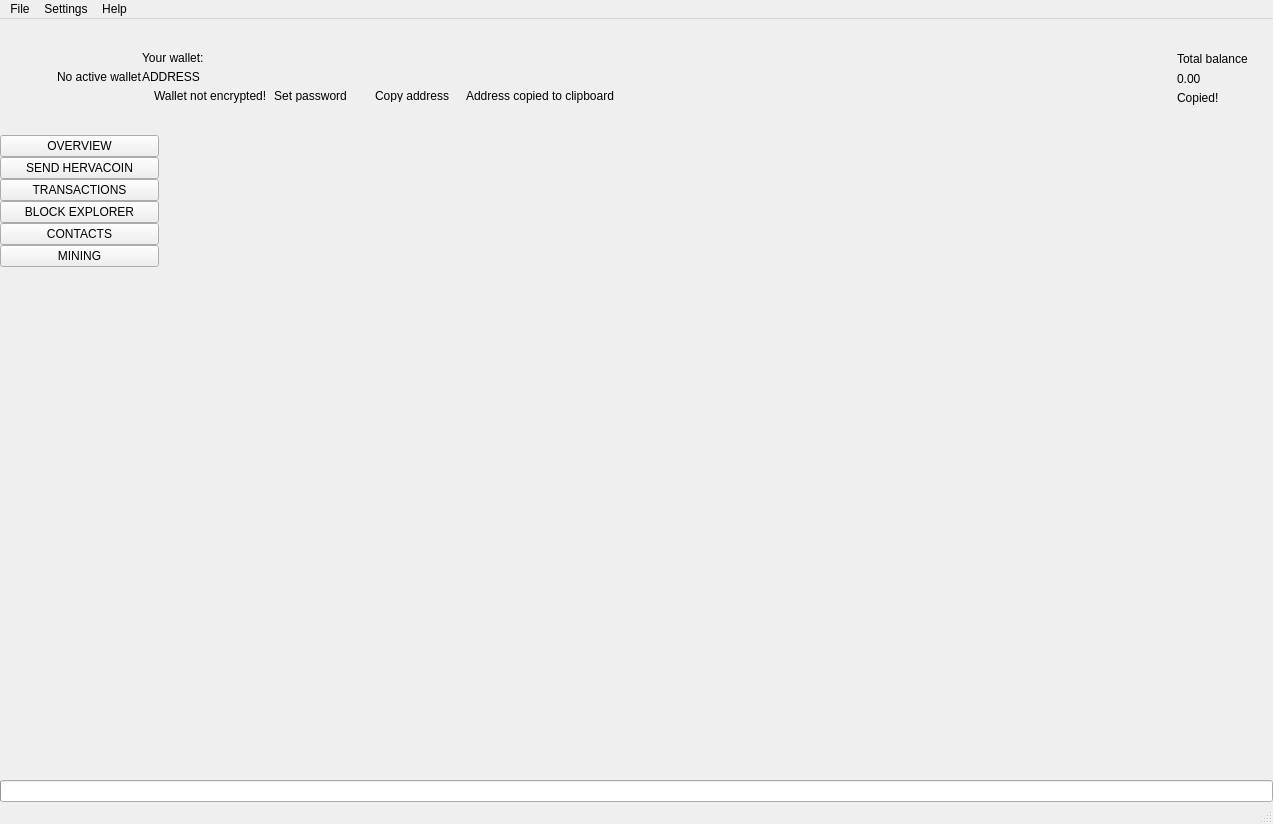
 <widget class="QMainWindow" name="MainWindow">
  <property name="geometry">
   <rect>
    <x>0</x>
    <y>0</y>
    <width>1273</width>
    <height>824</height>
   </rect>
  </property>
  <property name="sizePolicy">
   <sizepolicy hsizetype="Preferred" vsizetype="Preferred">
    <horstretch>0</horstretch>
    <verstretch>0</verstretch>
   </sizepolicy>
  </property>
  <property name="minimumSize">
   <size>
    <width>1260</width>
    <height>600</height>
   </size>
  </property>
  <property name="maximumSize">
   <size>
    <width>16777215</width>
    <height>16777215</height>
   </size>
  </property>
  <property name="windowTitle">
   <string>MainWindow</string>
  </property>
  <property name="windowIcon">
   <iconset>
    <normaloff>:/images/turtlecoin</normaloff>:/images/turtlecoin</iconset>
  </property>
  <widget class="QWidget" name="centralwidget">
   <layout class="QVBoxLayout" name="verticalLayout_2">
    <property name="spacing">
     <number>0</number>
    </property>
    <property name="leftMargin">
     <number>0</number>
    </property>
    <property name="topMargin">
     <number>0</number>
    </property>
    <property name="rightMargin">
     <number>0</number>
    </property>
    <property name="bottomMargin">
     <number>0</number>
    </property>
    <item>
     <widget class="QFrame" name="m_headerFrame">
      <property name="minimumSize">
       <size>
        <width>0</width>
        <height>116</height>
       </size>
      </property>
      <property name="maximumSize">
       <size>
        <width>16777215</width>
        <height>116</height>
       </size>
      </property>
      <property name="frameShape">
       <enum>QFrame::NoFrame</enum>
      </property>
      <property name="frameShadow">
       <enum>QFrame::Raised</enum>
      </property>
      <layout class="QHBoxLayout" name="horizontalLayout_3">
       <property name="spacing">
        <number>0</number>
       </property>
       <property name="leftMargin">
        <number>0</number>
       </property>
       <property name="topMargin">
        <number>0</number>
       </property>
       <property name="rightMargin">
        <number>25</number>
       </property>
       <property name="bottomMargin">
        <number>0</number>
       </property>
       <item>
        <spacer name="horizontalSpacer_2">
         <property name="orientation">
          <enum>Qt::Horizontal</enum>
         </property>
         <property name="sizeType">
          <enum>QSizePolicy::Fixed</enum>
         </property>
         <property name="sizeHint" stdset="0">
          <size>
           <width>30</width>
           <height>20</height>
          </size>
         </property>
        </spacer>
       </item>
       <item>
        <widget class="QLabel" name="m_logoLabel">
         <property name="text">
          <string/>
         </property>
        </widget>
       </item>
       <item>
        <spacer name="horizontalSpacer_5">
         <property name="orientation">
          <enum>Qt::Horizontal</enum>
         </property>
         <property name="sizeType">
          <enum>QSizePolicy::Fixed</enum>
         </property>
         <property name="sizeHint" stdset="0">
          <size>
           <width>20</width>
           <height>20</height>
          </size>
         </property>
        </spacer>
       </item>
       <item>
        <widget class="WalletGui::WalletSmallGrayTextLabel" name="m_noWalletLabel">
         <property name="text">
          <string>No active wallet</string>
         </property>
        </widget>
       </item>
       <item>
        <widget class="QFrame" name="m_walletFrame">
         <property name="frameShape">
          <enum>QFrame::NoFrame</enum>
         </property>
         <property name="frameShadow">
          <enum>QFrame::Raised</enum>
         </property>
         <layout class="QVBoxLayout" name="verticalLayout_3">
          <property name="spacing">
           <number>5</number>
          </property>
          <property name="leftMargin">
           <number>0</number>
          </property>
          <property name="topMargin">
           <number>0</number>
          </property>
          <property name="rightMargin">
           <number>0</number>
          </property>
          <property name="bottomMargin">
           <number>0</number>
          </property>
          <item>
           <spacer name="verticalSpacer_3">
            <property name="orientation">
             <enum>Qt::Vertical</enum>
            </property>
            <property name="sizeType">
             <enum>QSizePolicy::Minimum</enum>
            </property>
            <property name="sizeHint" stdset="0">
             <size>
              <width>20</width>
              <height>40</height>
             </size>
            </property>
           </spacer>
          </item>
          <item>
           <widget class="WalletGui::WalletSmallGrayTextLabel" name="m_walletLabel">
            <property name="text">
             <string>Your wallet:</string>
            </property>
            <property name="indent">
             <number>0</number>
            </property>
           </widget>
          </item>
          <item>
           <widget class="QLabel" name="m_addressLabel">
            <property name="sizePolicy">
             <sizepolicy hsizetype="Preferred" vsizetype="Preferred">
              <horstretch>0</horstretch>
              <verstretch>0</verstretch>
             </sizepolicy>
            </property>
            <property name="cursor">
             <cursorShape>PointingHandCursor</cursorShape>
            </property>
            <property name="toolTip">
             <string>Click to copy</string>
            </property>
            <property name="text">
             <string>ADDRESS</string>
            </property>
            <property name="indent">
             <number>0</number>
            </property>
           </widget>
          </item>
          <item>
           <layout class="QHBoxLayout" name="horizontalLayout_2">
            <property name="spacing">
             <number>0</number>
            </property>
            <item alignment="Qt::AlignTop">
             <widget class="QFrame" name="m_notEncryptedFrame">
              <property name="frameShape">
               <enum>QFrame::NoFrame</enum>
              </property>
              <property name="frameShadow">
               <enum>QFrame::Raised</enum>
              </property>
              <layout class="QHBoxLayout" name="horizontalLayout_4">
               <property name="spacing">
                <number>0</number>
               </property>
               <property name="leftMargin">
                <number>0</number>
               </property>
               <property name="topMargin">
                <number>0</number>
               </property>
               <property name="rightMargin">
                <number>0</number>
               </property>
               <property name="bottomMargin">
                <number>0</number>
               </property>
               <item alignment="Qt::AlignVCenter">
                <widget class="QLabel" name="m_notEncryptedIconLabel">
                 <property name="text">
                  <string/>
                 </property>
                 <property name="pixmap">
                  <pixmap resource="../../resources.qrc">:/icons/lock_open_gray</pixmap>
                 </property>
                 <property name="alignment">
                  <set>Qt::AlignLeading|Qt::AlignLeft|Qt::AlignVCenter</set>
                 </property>
                </widget>
               </item>
               <item>
                <spacer name="horizontalSpacer_11">
                 <property name="orientation">
                  <enum>Qt::Horizontal</enum>
                 </property>
                 <property name="sizeType">
                  <enum>QSizePolicy::Fixed</enum>
                 </property>
                 <property name="sizeHint" stdset="0">
                  <size>
                   <width>5</width>
                   <height>3</height>
                  </size>
                 </property>
                </spacer>
               </item>
               <item alignment="Qt::AlignVCenter">
                <widget class="WalletGui::WalletTinyGrayTextLabel" name="m_notEncryptedTextLabel">
                 <property name="text">
                  <string>Wallet not encrypted!</string>
                 </property>
                 <property name="alignment">
                  <set>Qt::AlignLeading|Qt::AlignLeft|Qt::AlignVCenter</set>
                 </property>
                </widget>
               </item>
               <item>
                <spacer name="horizontalSpacer_9">
                 <property name="orientation">
                  <enum>Qt::Horizontal</enum>
                 </property>
                 <property name="sizeType">
                  <enum>QSizePolicy::Fixed</enum>
                 </property>
                 <property name="sizeHint" stdset="0">
                  <size>
                   <width>3</width>
                   <height>3</height>
                  </size>
                 </property>
                </spacer>
               </item>
               <item alignment="Qt::AlignVCenter">
                <widget class="WalletGui::WalletTinyLinkLikeButton" name="m_encryptButton">
                 <property name="sizePolicy">
                  <sizepolicy hsizetype="Minimum" vsizetype="Minimum">
                   <horstretch>0</horstretch>
                   <verstretch>0</verstretch>
                  </sizepolicy>
                 </property>
                 <property name="minimumSize">
                  <size>
                   <width>0</width>
                   <height>3</height>
                  </size>
                 </property>
                 <property name="cursor">
                  <cursorShape>PointingHandCursor</cursorShape>
                 </property>
                 <property name="text">
                  <string>Set password</string>
                 </property>
                 <property name="flat">
                  <bool>true</bool>
                 </property>
                </widget>
               </item>
               <item>
                <spacer name="horizontalSpacer_10">
                 <property name="orientation">
                  <enum>Qt::Horizontal</enum>
                 </property>
                 <property name="sizeType">
                  <enum>QSizePolicy::Fixed</enum>
                 </property>
                 <property name="sizeHint" stdset="0">
                  <size>
                   <width>20</width>
                   <height>3</height>
                  </size>
                 </property>
                </spacer>
               </item>
              </layout>
             </widget>
            </item>
            <item alignment="Qt::AlignVCenter">
             <widget class="WalletGui::WalletTinyLinkLikeButton" name="m_copyAddressButton">
              <property name="sizePolicy">
               <sizepolicy hsizetype="Minimum" vsizetype="Minimum">
                <horstretch>0</horstretch>
                <verstretch>0</verstretch>
               </sizepolicy>
              </property>
              <property name="minimumSize">
               <size>
                <width>0</width>
                <height>3</height>
               </size>
              </property>
              <property name="cursor">
               <cursorShape>PointingHandCursor</cursorShape>
              </property>
              <property name="focusPolicy">
               <enum>Qt::NoFocus</enum>
              </property>
              <property name="autoFillBackground">
               <bool>true</bool>
              </property>
              <property name="text">
               <string>Copy address</string>
              </property>
              <property name="flat">
               <bool>true</bool>
              </property>
             </widget>
            </item>
            <item>
             <spacer name="horizontalSpacer_7">
              <property name="orientation">
               <enum>Qt::Horizontal</enum>
              </property>
              <property name="sizeType">
               <enum>QSizePolicy::Fixed</enum>
              </property>
              <property name="sizeHint" stdset="0">
               <size>
                <width>13</width>
                <height>3</height>
               </size>
              </property>
             </spacer>
            </item>
            <item alignment="Qt::AlignVCenter">
             <widget class="WalletGui::CopyMagicLabel" name="m_copyAddressLabel">
              <property name="text">
               <string>Address copied to clipboard</string>
              </property>
              <property name="alignment">
               <set>Qt::AlignLeading|Qt::AlignLeft|Qt::AlignVCenter</set>
              </property>
             </widget>
            </item>
            <item>
             <spacer name="horizontalSpacer">
              <property name="orientation">
               <enum>Qt::Horizontal</enum>
              </property>
              <property name="sizeHint" stdset="0">
               <size>
                <width>40</width>
                <height>3</height>
               </size>
              </property>
             </spacer>
            </item>
           </layout>
          </item>
          <item>
           <spacer name="verticalSpacer_2">
            <property name="orientation">
             <enum>Qt::Vertical</enum>
            </property>
            <property name="sizeType">
             <enum>QSizePolicy::Minimum</enum>
            </property>
            <property name="sizeHint" stdset="0">
             <size>
              <width>20</width>
              <height>40</height>
             </size>
            </property>
           </spacer>
          </item>
         </layout>
        </widget>
       </item>
       <item>
        <spacer name="horizontalSpacer_3">
         <property name="orientation">
          <enum>Qt::Horizontal</enum>
         </property>
         <property name="sizeType">
          <enum>QSizePolicy::Expanding</enum>
         </property>
         <property name="sizeHint" stdset="0">
          <size>
           <width>34</width>
           <height>20</height>
          </size>
         </property>
        </spacer>
       </item>
       <item>
        <spacer name="horizontalSpacer_8">
         <property name="orientation">
          <enum>Qt::Horizontal</enum>
         </property>
         <property name="sizeType">
          <enum>QSizePolicy::Fixed</enum>
         </property>
         <property name="sizeHint" stdset="0">
          <size>
           <width>34</width>
           <height>20</height>
          </size>
         </property>
        </spacer>
       </item>
       <item alignment="Qt::AlignRight|Qt::AlignVCenter">
        <widget class="QFrame" name="m_balanceFrame">
         <layout class="QGridLayout" name="gridLayout">
          <property name="leftMargin">
           <number>0</number>
          </property>
          <property name="topMargin">
           <number>30</number>
          </property>
          <property name="rightMargin">
           <number>0</number>
          </property>
          <property name="bottomMargin">
           <number>0</number>
          </property>
          <property name="verticalSpacing">
           <number>3</number>
          </property>
          <item row="0" column="2">
           <layout class="QVBoxLayout" name="verticalLayout_4">
            <item>
             <widget class="QLabel" name="m_balanceTextLabel">
              <property name="text">
               <string>Total balance</string>
              </property>
             </widget>
            </item>
            <item>
             <widget class="QLabel" name="m_balanceLabel">
              <property name="cursor">
               <cursorShape>PointingHandCursor</cursorShape>
              </property>
              <property name="toolTip">
               <string>Click to copy</string>
              </property>
              <property name="text">
               <string>0.00</string>
              </property>
             </widget>
            </item>
           </layout>
          </item>
          <item row="1" column="2">
           <widget class="WalletGui::CopyMagicLabel" name="m_balanceCopyLabel">
            <property name="text">
             <string>Copied!</string>
            </property>
           </widget>
          </item>
          <item row="0" column="1">
           <spacer name="horizontalSpacer_6">
            <property name="orientation">
             <enum>Qt::Horizontal</enum>
            </property>
            <property name="sizeType">
             <enum>QSizePolicy::Fixed</enum>
            </property>
            <property name="sizeHint" stdset="0">
             <size>
              <width>2</width>
              <height>39</height>
             </size>
            </property>
           </spacer>
          </item>
          <item row="2" column="2">
           <spacer name="verticalSpacer_5">
            <property name="orientation">
             <enum>Qt::Vertical</enum>
            </property>
            <property name="sizeType">
             <enum>QSizePolicy::Expanding</enum>
            </property>
            <property name="sizeHint" stdset="0">
             <size>
              <width>20</width>
              <height>50</height>
             </size>
            </property>
           </spacer>
          </item>
          <item row="0" column="0">
           <widget class="QLabel" name="m_balanceIconLabel">
            <property name="text">
             <string/>
            </property>
            <property name="pixmap">
             <pixmap resource="../../resources.qrc">:/icons/total_balance</pixmap>
            </property>
           </widget>
          </item>
         </layout>
        </widget>
       </item>
      </layout>
     </widget>
    </item>
    <item>
     <layout class="QHBoxLayout" name="horizontalLayout" stretch="0,0,0,0,0,0,0,0">
      <property name="spacing">
       <number>0</number>
      </property>
      <item>
       <widget class="QFrame" name="m_toolFrame">
        <property name="frameShape">
         <enum>QFrame::NoFrame</enum>
        </property>
        <property name="frameShadow">
         <enum>QFrame::Plain</enum>
        </property>
        <property name="lineWidth">
         <number>0</number>
        </property>
        <layout class="QVBoxLayout" name="verticalLayout">
         <property name="spacing">
          <number>0</number>
         </property>
         <property name="leftMargin">
          <number>0</number>
         </property>
         <property name="topMargin">
          <number>0</number>
         </property>
         <property name="rightMargin">
          <number>0</number>
         </property>
         <property name="bottomMargin">
          <number>0</number>
         </property>
         <item>
          <widget class="QPushButton" name="m_overviewButton">
           <property name="sizePolicy">
            <sizepolicy hsizetype="Minimum" vsizetype="Fixed">
             <horstretch>0</horstretch>
             <verstretch>0</verstretch>
            </sizepolicy>
           </property>
           <property name="focusPolicy">
            <enum>Qt::NoFocus</enum>
           </property>
           <property name="text">
            <string>OVERVIEW</string>
           </property>
           <property name="checkable">
            <bool>true</bool>
           </property>
           <attribute name="buttonGroup">
            <string notr="true">m_toolButtonGroup</string>
           </attribute>
          </widget>
         </item>
         <item>
          <widget class="QPushButton" name="m_sendButton">
           <property name="sizePolicy">
            <sizepolicy hsizetype="Minimum" vsizetype="Fixed">
             <horstretch>0</horstretch>
             <verstretch>0</verstretch>
            </sizepolicy>
           </property>
           <property name="focusPolicy">
            <enum>Qt::NoFocus</enum>
           </property>
           <property name="text">
            <string>SEND HERVACOIN</string>
           </property>
           <property name="checkable">
            <bool>true</bool>
           </property>
           <attribute name="buttonGroup">
            <string notr="true">m_toolButtonGroup</string>
           </attribute>
          </widget>
         </item>
         <item>
          <widget class="QPushButton" name="m_transactionsButton">
           <property name="sizePolicy">
            <sizepolicy hsizetype="Minimum" vsizetype="Fixed">
             <horstretch>0</horstretch>
             <verstretch>0</verstretch>
            </sizepolicy>
           </property>
           <property name="focusPolicy">
            <enum>Qt::NoFocus</enum>
           </property>
           <property name="text">
            <string>TRANSACTIONS</string>
           </property>
           <property name="checkable">
            <bool>true</bool>
           </property>
           <attribute name="buttonGroup">
            <string notr="true">m_toolButtonGroup</string>
           </attribute>
          </widget>
         </item>
         <item>
          <widget class="QPushButton" name="m_blockExplorerButton">
           <property name="focusPolicy">
            <enum>Qt::NoFocus</enum>
           </property>
           <property name="text">
            <string>BLOCK EXPLORER</string>
           </property>
           <property name="checkable">
            <bool>true</bool>
           </property>
           <attribute name="buttonGroup">
            <string notr="true">m_toolButtonGroup</string>
           </attribute>
          </widget>
         </item>
         <item>
          <widget class="QPushButton" name="m_addressBookButton">
           <property name="sizePolicy">
            <sizepolicy hsizetype="Minimum" vsizetype="Fixed">
             <horstretch>0</horstretch>
             <verstretch>0</verstretch>
            </sizepolicy>
           </property>
           <property name="focusPolicy">
            <enum>Qt::NoFocus</enum>
           </property>
           <property name="text">
            <string>CONTACTS</string>
           </property>
           <property name="checkable">
            <bool>true</bool>
           </property>
           <attribute name="buttonGroup">
            <string notr="true">m_toolButtonGroup</string>
           </attribute>
          </widget>
         </item>
         <item>
          <widget class="QPushButton" name="m_miningButton">
           <property name="focusPolicy">
            <enum>Qt::NoFocus</enum>
           </property>
           <property name="text">
            <string>MINING</string>
           </property>
           <property name="checkable">
            <bool>true</bool>
           </property>
           <attribute name="buttonGroup">
            <string notr="true">m_toolButtonGroup</string>
           </attribute>
          </widget>
         </item>
         <item>
          <spacer name="verticalSpacer">
           <property name="orientation">
            <enum>Qt::Vertical</enum>
           </property>
           <property name="sizeHint" stdset="0">
            <size>
             <width>20</width>
             <height>40</height>
            </size>
           </property>
          </spacer>
         </item>
        </layout>
       </widget>
      </item>
      <item>
       <widget class="WalletGui::OverviewFrame" name="m_overviewFrame">
        <property name="frameShape">
         <enum>QFrame::NoFrame</enum>
        </property>
        <property name="frameShadow">
         <enum>QFrame::Raised</enum>
        </property>
       </widget>
      </item>
      <item>
       <widget class="WalletGui::SendFrame" name="m_sendFrame">
        <property name="frameShape">
         <enum>QFrame::NoFrame</enum>
        </property>
        <property name="frameShadow">
         <enum>QFrame::Raised</enum>
        </property>
       </widget>
      </item>
      <item>
       <widget class="WalletGui::TransactionsFrame" name="m_transactionsFrame">
        <property name="frameShape">
         <enum>QFrame::NoFrame</enum>
        </property>
        <property name="frameShadow">
         <enum>QFrame::Raised</enum>
        </property>
       </widget>
      </item>
      <item>
       <widget class="WalletGui::AddressBookFrame" name="m_addressBookFrame">
        <property name="frameShape">
         <enum>QFrame::NoFrame</enum>
        </property>
        <property name="frameShadow">
         <enum>QFrame::Raised</enum>
        </property>
       </widget>
      </item>
      <item>
       <widget class="WalletGui::NoWalletFrame" name="m_noWalletFrame">
        <property name="frameShape">
         <enum>QFrame::NoFrame</enum>
        </property>
        <property name="frameShadow">
         <enum>QFrame::Raised</enum>
        </property>
       </widget>
      </item>
      <item>
       <widget class="WalletGui::BlockExplorerFrame" name="m_blockExplorerFrame">
        <property name="frameShape">
         <enum>QFrame::NoFrame</enum>
        </property>
        <property name="frameShadow">
         <enum>QFrame::Raised</enum>
        </property>
       </widget>
      </item>
      <item>
       <widget class="WalletGui::MiningFrame" name="m_miningFrame">
        <property name="frameShape">
         <enum>QFrame::NoFrame</enum>
        </property>
        <property name="frameShadow">
         <enum>QFrame::Raised</enum>
        </property>
       </widget>
      </item>
     </layout>
    </item>
    <item>
     <widget class="QProgressBar" name="m_syncProgress">
      <property name="maximum">
       <number>100</number>
      </property>
      <property name="value">
       <number>0</number>
      </property>
      <property name="textVisible">
       <bool>false</bool>
      </property>
     </widget>
    </item>
   </layout>
  </widget>
  <widget class="QMenuBar" name="menubar">
   <property name="geometry">
    <rect>
     <x>0</x>
     <y>0</y>
     <width>1273</width>
     <height>21</height>
    </rect>
   </property>
   <widget class="QMenu" name="menuFile">
    <property name="title">
     <string>File</string>
    </property>
    <addaction name="m_createWalletAction"/>
    <addaction name="m_openWalletAction"/>
    <addaction name="m_recentWalletsAction"/>
    <addaction name="m_backupWalletAction"/>
    <addaction name="m_saveKeysAction"/>
    <addaction name="m_resetAction"/>
    <addaction name="m_importKeyAction"/>
    <addaction name="m_exportKeyAction"/>
    <addaction name="m_exportTrackingKeyAction"/>
    <addaction name="m_exitAction"/>
   </widget>
   <widget class="QMenu" name="menuSettings">
    <property name="title">
     <string>Settings</string>
    </property>
    <widget class="QMenu" name="menuThemes">
     <property name="title">
      <string>Themes</string>
     </property>
    </widget>
    <addaction name="m_encryptWalletAction"/>
    <addaction name="m_changePasswordAction"/>
    <addaction name="separator"/>
    <addaction name="m_autostartAction"/>
    <addaction name="m_minimizeToTrayAction"/>
    <addaction name="m_closeToTrayAction"/>
    <addaction name="separator"/>
    <addaction name="m_preferencesAction"/>
    <addaction name="menuThemes"/>
   </widget>
   <widget class="QMenu" name="menuHelp">
    <property name="title">
     <string>Help</string>
    </property>
    <addaction name="m_communityForumAction"/>
    <addaction name="m_reportIssueAction"/>
    <addaction name="m_aboutTurtleCoinAction"/>
    <addaction name="m_aboutQtAction"/>
   </widget>
   <addaction name="menuFile"/>
   <addaction name="menuSettings"/>
   <addaction name="menuHelp"/>
  </widget>
  <widget class="WalletGui::WalletStatusBar" name="statusBar"/>
  <action name="m_exitAction">
   <property name="checkable">
    <bool>false</bool>
   </property>
   <property name="enabled">
    <bool>true</bool>
   </property>
   <property name="text">
    <string>Exit</string>
   </property>
   <property name="shortcut">
    <string>Ctrl+Q</string>
   </property>
  </action>
  <action name="m_createWalletAction">
   <property name="enabled">
    <bool>true</bool>
   </property>
   <property name="text">
    <string>Create wallet</string>
   </property>
  </action>
  <action name="m_openWalletAction">
   <property name="enabled">
    <bool>true</bool>
   </property>
   <property name="text">
    <string>Open wallet</string>
   </property>
  </action>
  <action name="m_encryptWalletAction">
   <property name="enabled">
    <bool>true</bool>
   </property>
   <property name="text">
    <string>Encrypt wallet</string>
   </property>
  </action>
  <action name="m_changePasswordAction">
   <property name="enabled">
    <bool>true</bool>
   </property>
   <property name="text">
    <string>Change password</string>
   </property>
   <property name="toolTip">
    <string>Change password</string>
   </property>
  </action>
  <action name="m_aboutTurtleCoinAction">
   <property name="enabled">
    <bool>true</bool>
   </property>
   <property name="text">
    <string>About HervaCoin</string>
   </property>
  </action>
  <action name="m_aboutQtAction">
   <property name="enabled">
    <bool>true</bool>
   </property>
   <property name="text">
    <string>About Qt</string>
   </property>
  </action>
  <action name="m_backupWalletAction">
   <property name="enabled">
    <bool>true</bool>
   </property>
   <property name="text">
    <string>Backup wallet</string>
   </property>
  </action>
  <action name="m_autostartAction">
   <property name="checkable">
    <bool>true</bool>
   </property>
   <property name="text">
    <string>Start on system login</string>
   </property>
  </action>
  <action name="m_minimizeToTrayAction">
   <property name="checkable">
    <bool>true</bool>
   </property>
   <property name="text">
    <string>Minimize to tray</string>
   </property>
  </action>
  <action name="m_closeToTrayAction">
   <property name="checkable">
    <bool>true</bool>
   </property>
   <property name="text">
    <string>Close to tray</string>
   </property>
  </action>
  <action name="m_preferencesAction">
   <property name="text">
    <string>Preferences</string>
   </property>
  </action>
  <action name="m_recentWalletsAction">
   <property name="text">
    <string>Recent wallets</string>
   </property>
  </action>
  <action name="m_exportTrackingKeyAction">
   <property name="text">
    <string>Export tracking key</string>
   </property>
   <property name="toolTip">
    <string>Export tracking key</string>
   </property>
  </action>
  <action name="m_importKeyAction">
   <property name="text">
    <string>Import key</string>
   </property>
   <property name="toolTip">
    <string>Import key</string>
   </property>
  </action>
  <action name="m_communityForumAction">
   <property name="text">
    <string>Community forum</string>
   </property>
  </action>
  <action name="m_reportIssueAction">
   <property name="text">
    <string>Report an issue</string>
   </property>
  </action>
  <action name="m_resetAction">
   <property name="text">
    <string>Reset wallet</string>
   </property>
  </action>
  <action name="m_saveKeysAction">
   <property name="text">
    <string>Save wallet keys</string>
   </property>
  </action>
  <action name="m_exportKeyAction">
   <property name="text">
    <string>Export key</string>
   </property>
   <property name="toolTip">
    <string>Export key</string>
   </property>
  </action>
 </widget>
